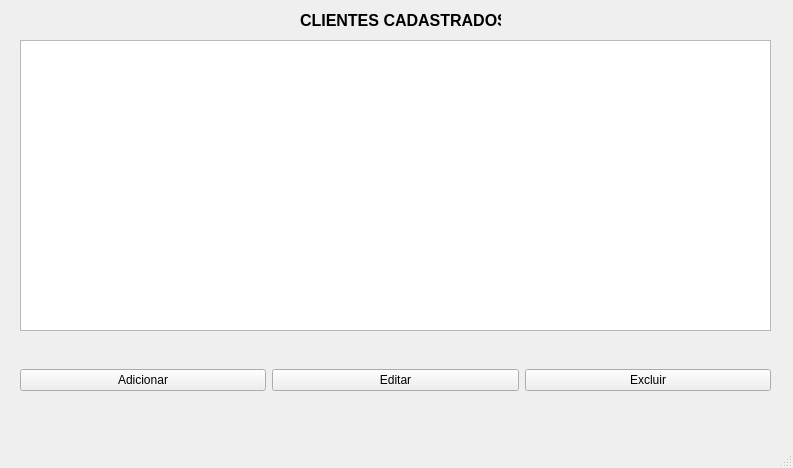
<?xml version="1.0" encoding="UTF-8"?>
<ui version="4.0">
 <class>MainWindow</class>
 <widget class="QMainWindow" name="MainWindow">
  <property name="geometry">
   <rect>
    <x>0</x>
    <y>0</y>
    <width>793</width>
    <height>468</height>
   </rect>
  </property>
  <property name="windowTitle">
   <string>CADASTRO DE CLIENTES</string>
  </property>
  <widget class="QWidget" name="centralwidget">
   <widget class="QWidget" name="horizontalLayoutWidget">
    <property name="geometry">
     <rect>
      <x>20</x>
      <y>350</y>
      <width>751</width>
      <height>61</height>
     </rect>
    </property>
    <layout class="QHBoxLayout" name="horizontalLayout">
     <item>
      <widget class="QPushButton" name="btn_add">
       <property name="text">
        <string>Adicionar</string>
       </property>
      </widget>
     </item>
     <item>
      <widget class="QPushButton" name="btn_editar">
       <property name="text">
        <string>Editar</string>
       </property>
      </widget>
     </item>
     <item>
      <widget class="QPushButton" name="btn_excluir">
       <property name="text">
        <string>Excluir</string>
       </property>
      </widget>
     </item>
    </layout>
   </widget>
   <widget class="QLabel" name="label">
    <property name="geometry">
     <rect>
      <x>300</x>
      <y>10</y>
      <width>201</width>
      <height>21</height>
     </rect>
    </property>
    <property name="text">
     <string>&lt;html&gt;&lt;head/&gt;&lt;body&gt;&lt;p&gt;&lt;span style=&quot; font-size:12pt; font-weight:700;&quot;&gt;CLIENTES CADASTRADOS&lt;/span&gt;&lt;/p&gt;&lt;/body&gt;&lt;/html&gt;</string>
    </property>
   </widget>
   <widget class="QTableView" name="table_dados">
    <property name="geometry">
     <rect>
      <x>20</x>
      <y>40</y>
      <width>751</width>
      <height>291</height>
     </rect>
    </property>
   </widget>
  </widget>
  <widget class="QMenuBar" name="menubar">
   <property name="geometry">
    <rect>
     <x>0</x>
     <y>0</y>
     <width>793</width>
     <height>22</height>
    </rect>
   </property>
  </widget>
  <widget class="QStatusBar" name="statusbar"/>
 </widget>
 <resources/>
 <connections/>
</ui>
